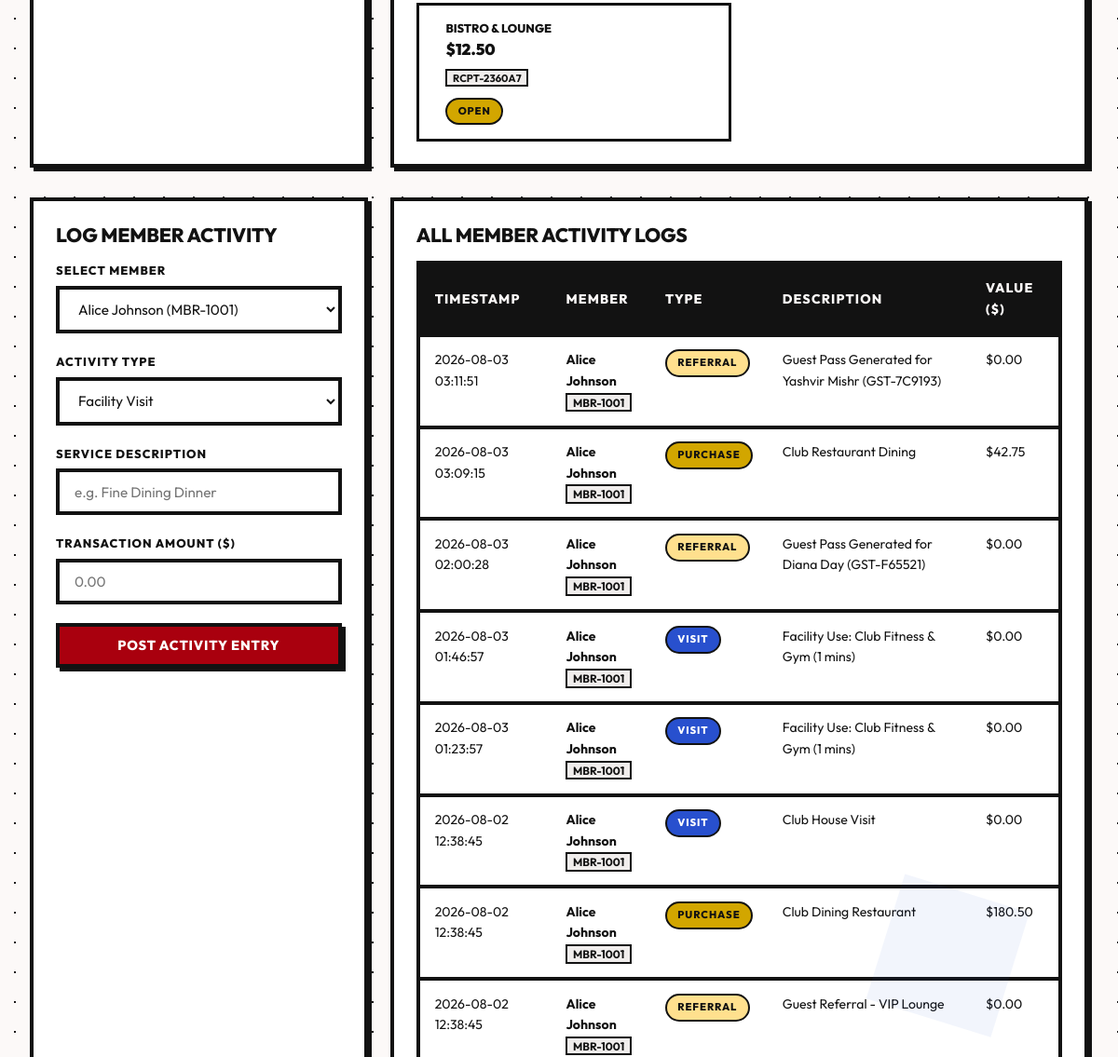
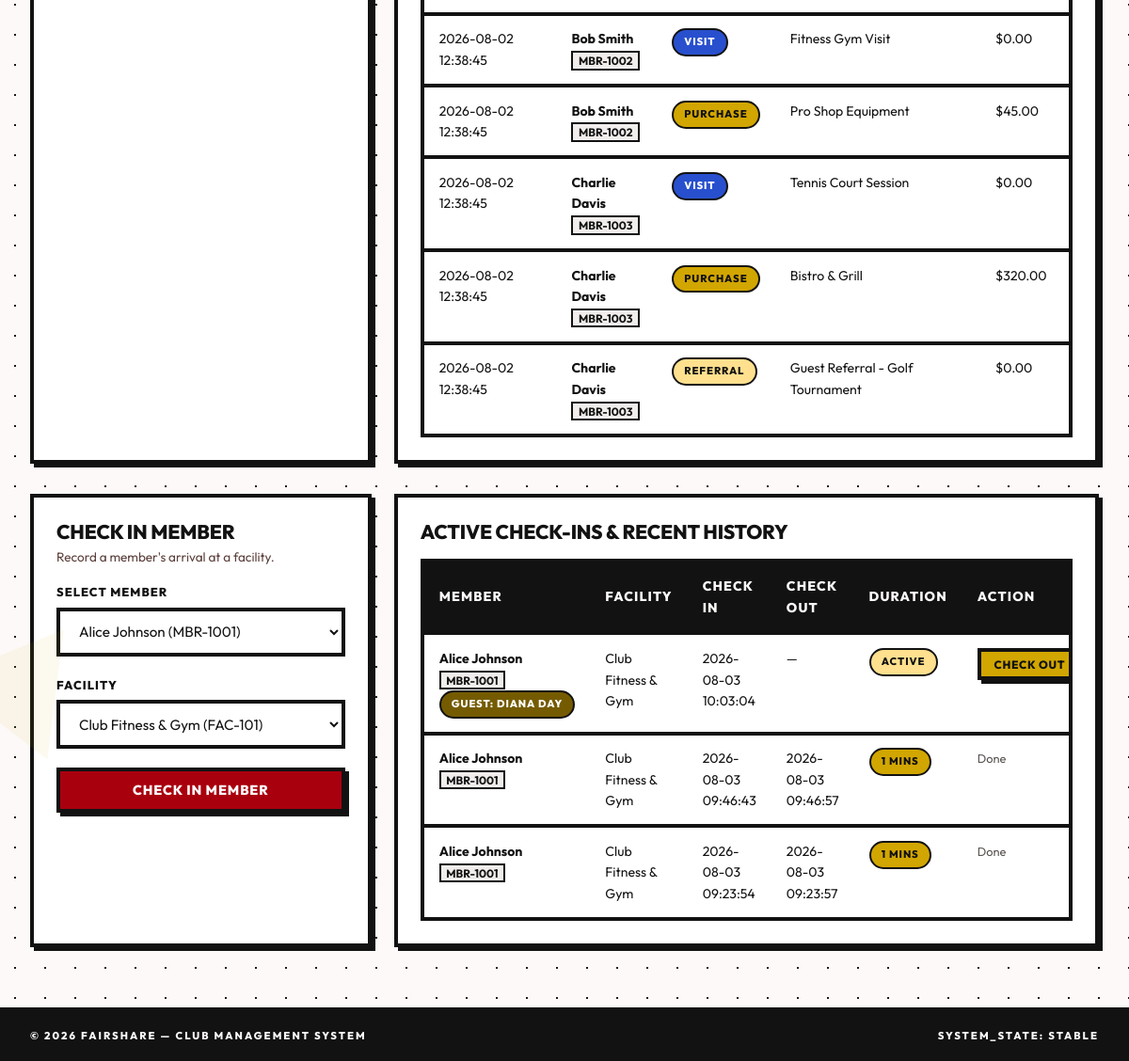
The page /admin/activity (signed in, lower part) on the database as committed earlier (2 pictures, top to bottom).
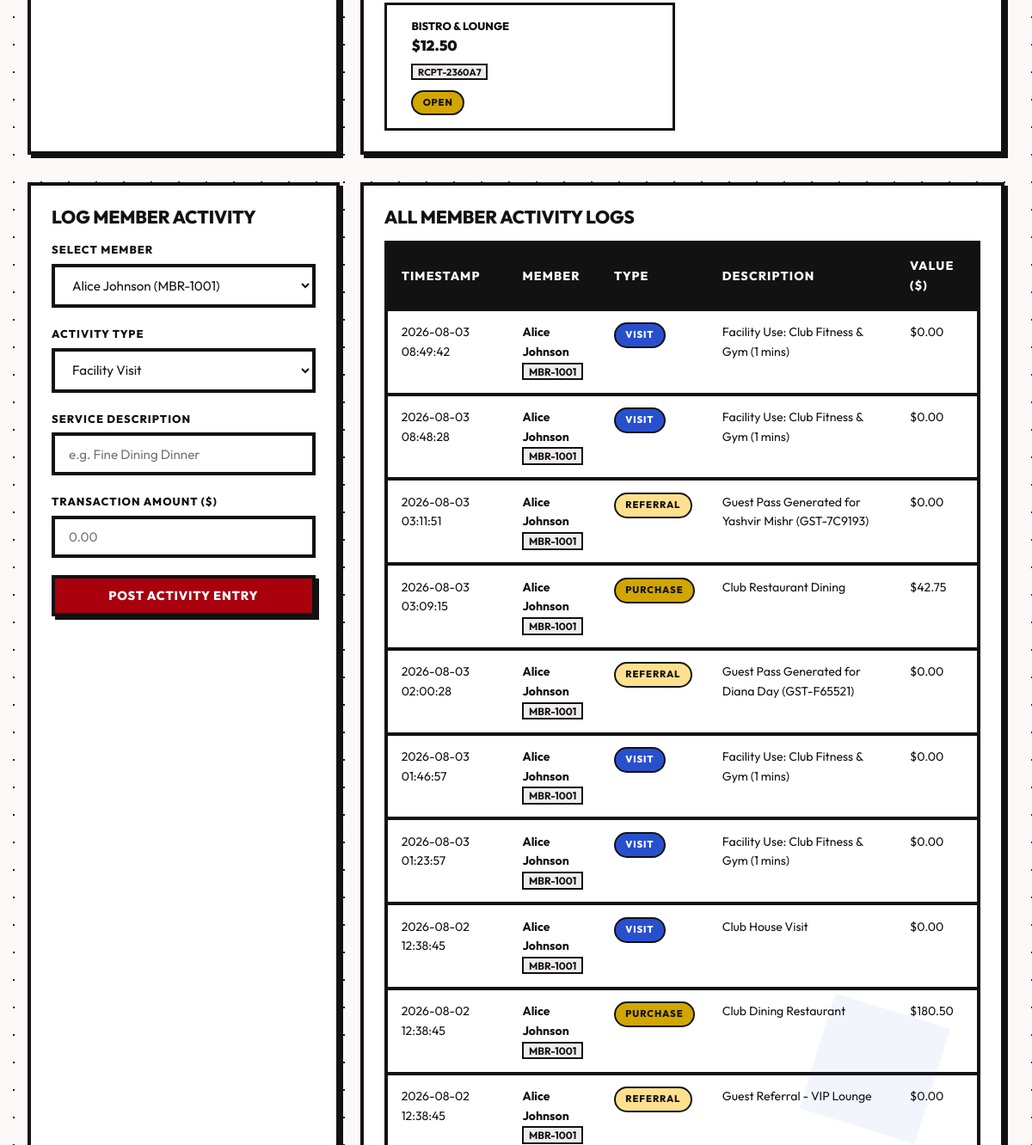
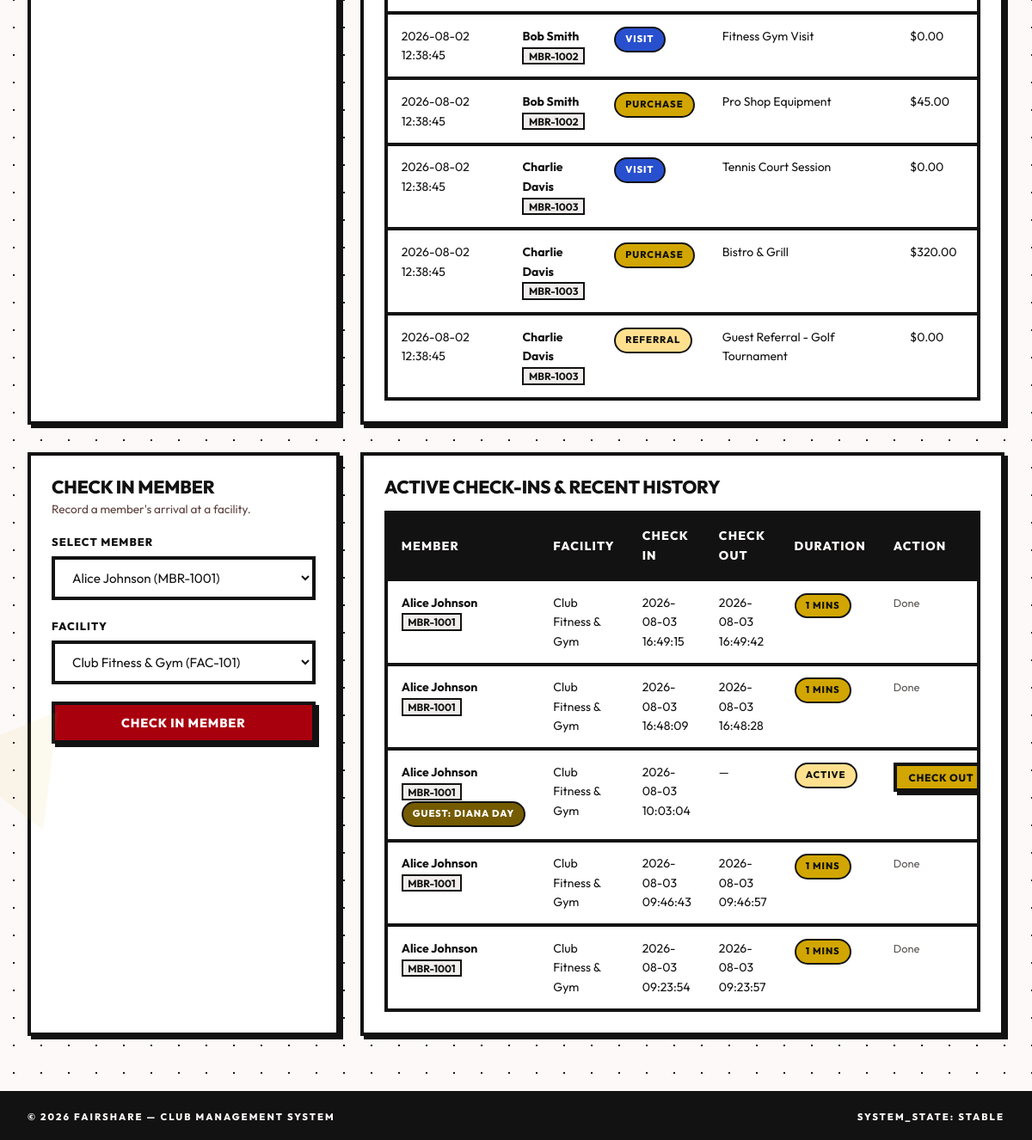
The same page on the database as committed later (2 pictures, top to bottom).
### tables this page shows
CREATE TABLE receipts (
            id INTEGER PRIMARY KEY AUTOINCREMENT,
            receipt_code TEXT UNIQUE NOT NULL,
            service_name TEXT NOT NULL,
            amount REAL NOT NULL DEFAULT 0.0,
            status TEXT NOT NULL DEFAULT 'unscanned' CHECK(status IN ('unscanned', 'scanned')),
            scanned_by_member INTEGER,
            scanned_by_guest INTEGER,
            scanned_at TIMESTAMP,
            issued_at TIMESTAMP DEFAULT CURRENT_TIMESTAMP,
            FOREIGN KEY (scanned_by_member) REFERENCES members (id) ON DELETE SET NULL,
            FOREIGN KEY (scanned_by_guest) REFERENCES guest_ids (id) ON DELETE SET NULL
        );

CREATE TABLE activities (
            id INTEGER PRIMARY KEY AUTOINCREMENT,
            member_id INTEGER NOT NULL,
            activity_type TEXT NOT NULL CHECK(activity_type IN ('visit', 'purchase', 'referral', 'facility')),
            service_name TEXT NOT NULL,
            transaction_value REAL DEFAULT 0.0,
            guest_count INTEGER DEFAULT 0,
            created_at TIMESTAMP DEFAULT CURRENT_TIMESTAMP,
            FOREIGN KEY (member_id) REFERENCES members (id) ON DELETE CASCADE
        );

CREATE TABLE members (
            id INTEGER PRIMARY KEY AUTOINCREMENT,
            user_id INTEGER UNIQUE NOT NULL,
            full_name TEXT NOT NULL,
            membership_type TEXT NOT NULL DEFAULT 'Standard',
            email TEXT NOT NULL,
            phone TEXT,
            member_code TEXT UNIQUE NOT NULL,
            join_date TIMESTAMP DEFAULT CURRENT_TIMESTAMP,
            FOREIGN KEY (user_id) REFERENCES users (id) ON DELETE CASCADE
        );

CREATE TABLE facility_checkins (
            id INTEGER PRIMARY KEY AUTOINCREMENT,
            member_id INTEGER NOT NULL,
            facility_name TEXT NOT NULL,
            check_in_time TIMESTAMP NOT NULL,
            check_out_time TIMESTAMP,
            duration_minutes INTEGER DEFAULT 0,
            status TEXT DEFAULT 'active' CHECK(status IN ('active', 'completed')), guest_id INTEGER REFERENCES guest_ids(id) ON DELETE CASCADE,
            FOREIGN KEY (member_id) REFERENCES members (id) ON DELETE CASCADE
        );

CREATE TABLE guest_ids (
            id INTEGER PRIMARY KEY AUTOINCREMENT,
            guest_code TEXT UNIQUE NOT NULL,
            guest_name TEXT NOT NULL,
            host_member_id INTEGER NOT NULL,
            created_at TIMESTAMP DEFAULT CURRENT_TIMESTAMP,
            FOREIGN KEY (host_member_id) REFERENCES members (id) ON DELETE CASCADE
        );

### main.py (the view, shortened to what this page needs)
@app.route('/admin/activity', methods=['GET', 'POST'])
@admin_required
def admin_activity():
    conn = get_db()
    cursor = conn.cursor()
    cursor.execute('''
        SELECT a.*, m.full_name, m.member_code
        FROM activities a JOIN members m ON a.member_id = m.id
        ORDER BY a.created_at DESC
    ''')
    activities = cursor.fetchall()
    cursor.execute("SELECT id, full_name, member_code FROM members ORDER BY full_name")
    all_members = cursor.fetchall()
    cursor.execute('''
        SELECT fc.*, m.full_name, m.member_code, g.guest_name
        FROM facility_checkins fc
        JOIN members m ON fc.member_id = m.id
        LEFT JOIN guest_ids g ON fc.guest_id = g.id
        ORDER BY fc.check_in_time DESC
    ''')
    checkins = cursor.fetchall()
    cursor.execute('''
        SELECT r.*, m.full_name AS scanned_by_name
        FROM receipts r
        LEFT JOIN members m ON r.scanned_by_member = m.id
        ORDER BY r.issued_at DESC LIMIT 12
    ''')
    receipts = cursor.fetchall()
    conn.close()
    return render_template('admin/activity.html', activities=activities, all_members=all_members, checkins=checkins, facilities=FACILITIES, receipts=receipts)

### database.py (called while the page is built)
def get_db():
    db_path = Config.DATABASE
    os.makedirs(os.path.dirname(db_path), exist_ok=True)
    conn = sqlite3.connect(db_path)
    conn.row_factory = sqlite3.Row
    conn.execute("PRAGMA foreign_keys = ON;")
    return conn

### main.py (called while the page is built)
@app.after_request
def add_header(response):
    if app.debug:
        response.headers['Cache-Control'] = 'no-cache, no-store, must-revalidate'
    else:
        response.headers['Cache-Control'] = 'public, max-age=3600'
    return response

def admin_required(f):
    @functools.wraps(f)
    def decorated_function(*args, **kwargs):
        if 'user_id' not in session or session.get('role') != 'admin':
            flash('Unauthorized access! Administrator privileges required.', 'danger')
            return redirect(url_for('login'))
        return f(*args, **kwargs)
    return decorated_function

### templates/admin/activity.html (shortened to what the changed rows need)
{% extends "base.html" %}
{% block content %}
<div class="grid grid-cols-3" style="gap: 1.5rem; margin-bottom: 2rem;">
  <div class="card" style="grid-column: span 2;">
    <div style="display: grid; grid-template-columns: repeat(auto-fill, minmax(240px, 1fr)); gap: 1rem;">
      {% for r in receipts %}
        <div style="border: 3px solid var(--border-glass); padding: 0.9rem; background: var(--surface-hi); display: flex; align-items: center; gap: 0.9rem;">
          <div style="flex: 1; min-width: 0;">
            <p style="font-weight: 800; text-transform: uppercase; font-size: 0.8rem; white-space: nowrap; overflow: hidden; text-overflow: ellipsis;">{{ r.service_name }}</p>
            <p style="font-size: 1.05rem; font-weight: 900;">${{ "%.2f"|format(r.amount) }}</p>
            <code style="font-size: 0.7rem;">{{ r.receipt_code }}</code>
            <div style="margin-top: 0.4rem;">
              {% if r.status == 'scanned' %}
                <span class="badge badge-amber">Scanned{% if r.scanned_by_name %} · {{ r.scanned_by_name }}{% endif %}</span>
              {% else %}
                <span class="badge badge-emerald">Open</span>
              {% endif %}
            </div>
          </div>
        </div>
      {% else %}
        <p style="color: var(--text-dim);">No receipts issued yet.</p>
      {% endfor %}
    </div>
  </div>
</div>
<div class="grid grid-cols-3" style="gap: 1.5rem; margin-bottom: 2rem;">
  <div class="card" style="grid-column: span 2;">
    <div class="table-container" style="margin-top: 1rem;">
      <table class="table">
        <thead>
          <tr>
            <th>Timestamp</th>
            <th>Member</th>
            <th>Type</th>
            <th>Description</th>
            <th>Value ($)</th>
          </tr>
        </thead>
        <tbody>
          {% for act in activities %}
            <tr>
              <td>{{ act.created_at }}</td>
              <td><strong>{{ act.full_name }}</strong><br><code style="font-size: 0.75rem;">{{ act.member_code }}</code></td>
              <td>
                {% if act.activity_type == 'visit' %}
                  <span class="badge badge-blue">Visit</span>
                {% elif act.activity_type == 'purchase' %}
                  <span class="badge badge-emerald">Purchase</span>
                {% elif act.activity_type == 'referral' %}
                  <span class="badge badge-amber">Referral</span>
                {% else %}
                  <span class="badge badge-purple">Facility</span>
                {% endif %}
              </td>
              <td>{{ act.service_name }}</td>
              <td>${{ "%.2f"|format(act.transaction_value) }}</td>
            </tr>
          {% else %}
            <tr><td colspan="5" style="text-align:center; color: var(--text-dim);">No activities recorded in ledger.</td></tr>
          {% endfor %}
        </tbody>
      </table>
    </div>
  </div>
</div>
<div class="grid grid-cols-3" style="gap: 1.5rem;">
  <div class="card" style="grid-column: span 2;">
    <div class="table-container" style="margin-top: 1rem;">
      <table class="table">
        <thead>
          <tr>
            <th>Member</th>
            <th>Facility</th>
            <th>Check In</th>
            <th>Check Out</th>
            <th>Duration</th>
            <th>Action</th>
          </tr>
        </thead>
        <tbody>
          {% for chk in checkins %}
            <tr>
              <td><strong>{{ chk.full_name }}</strong><br><code style="font-size: 0.75rem;">{{ chk.member_code }}</code>{% if chk.guest_name %} <span class="badge badge-purple">Guest: {{ chk.guest_name }}</span>{% endif %}</td>
              <td>{{ chk.facility_name }}</td>
              <td>{{ chk.check_in_time }}</td>
              <td>{{ chk.check_out_time or '—' }}</td>
              <td>
                {% if chk.status == 'completed' %}
                  <span class="badge badge-emerald">{{ chk.duration_minutes }} mins</span>
                {% else %}
                  <span class="badge badge-amber">Active</span>
                {% endif %}
              </td>
              <td>
                {% if chk.status == 'active' %}
                  <form action="{{ url_for('admin_checkout', checkin_id=chk.id) }}" method="POST" style="display:inline;">
                    <button type="submit" class="btn btn-emerald btn-sm">Check Out</button>
                  </form>
                {% else %}
                  <span style="color: var(--text-dim); font-size: 0.8rem;">Done</span>
                {% endif %}
              </td>
            </tr>
          {% else %}
            <tr><td colspan="6" style="text-align:center; color: var(--text-dim);">No facility check-in records.</td></tr>
          {% endfor %}
        </tbody>
      </table>
    </div>
  </div>
</div>
{% endblock %}

Rows that differ between the two databases and show on the page:
added activities: created_at "2026-08-03 08:49:42", full_name "Alice Johnson", member_code "MBR-1001", activity_type "VISIT", service_name "Facility Use: Club Fitness & Gym (1 mins)", transaction_value "0.00"
added activities: created_at "2026-08-03 08:48:28", full_name "Alice Johnson", member_code "MBR-1001", activity_type "VISIT", service_name "Facility Use: Club Fitness & Gym (1 mins)", transaction_value "0.00"
added facility_checkins: full_name "Alice Johnson", member_code "MBR-1001", facility_name "Club Fitness & Gym", check_in_time "2026-08-03 16:49:15", check_out_time "2026-08-03 16:49:42", duration_minutes "1", status "Done"
added facility_checkins: full_name "Alice Johnson", member_code "MBR-1001", facility_name "Club Fitness & Gym", check_in_time "2026-08-03 16:48:09", check_out_time "2026-08-03 16:48:28", duration_minutes "1", status "Done"
